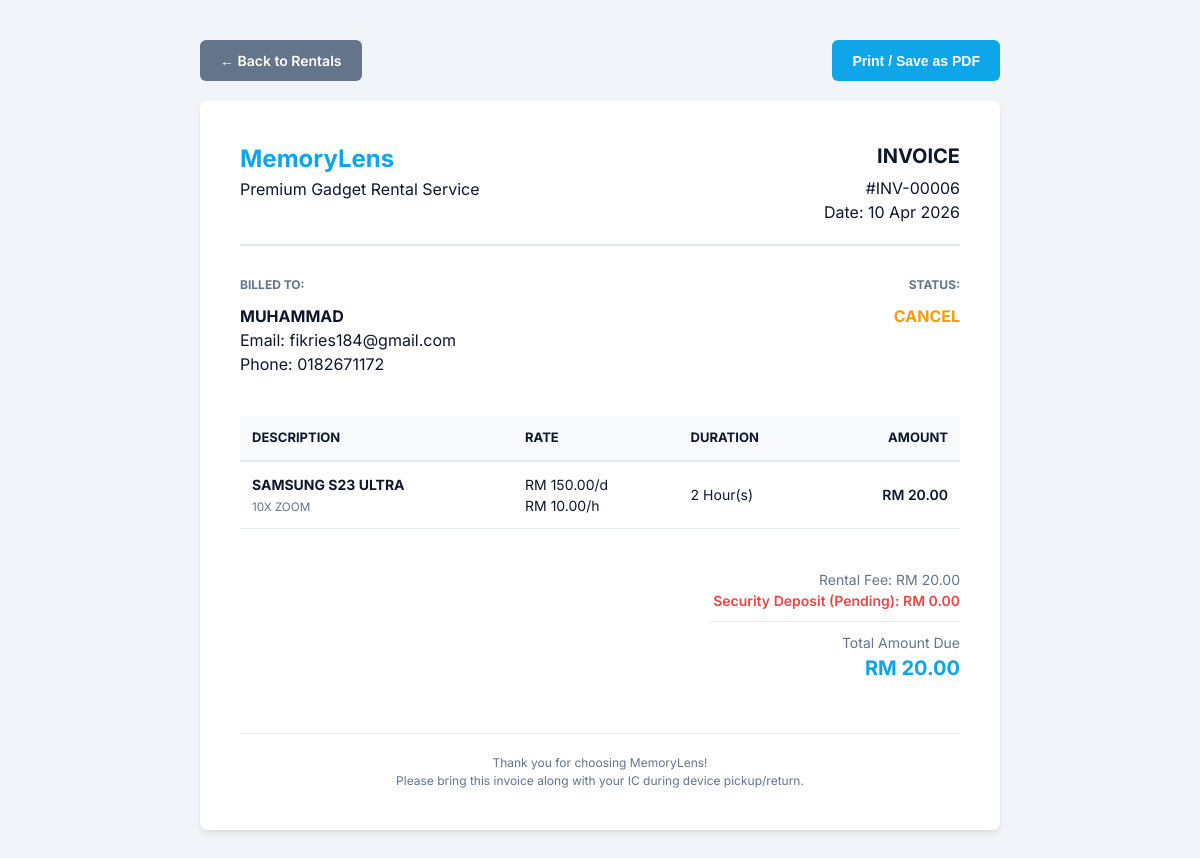
The app's page /USER/generate_invoice.php?booking_id=6 (signed in) with its own data.
### tables this page shows
CREATE TABLE `bookings` (
  `id` int(11) NOT NULL,
  `user_id` int(11) NOT NULL,
  `gadget_id` int(11) NOT NULL,
  `rental_date` date NOT NULL,
  `return_deadline` date NOT NULL,
  `days` int(11) NOT NULL DEFAULT 1,
  `hours` int(11) NOT NULL DEFAULT 0,
  `status` varchar(50) DEFAULT 'pending',
  `total_price` decimal(10,2) DEFAULT NULL,
  `deposit_paid` decimal(10,2) DEFAULT 0.00,
  `deposit_status` varchar(50) DEFAULT 'Pending',
  `late_fee` decimal(10,2) DEFAULT 0.00,
  `refund_amount` decimal(10,2) DEFAULT 0.00
);

CREATE TABLE `users` (
  `id` int(11) NOT NULL,
  `name` varchar(100) NOT NULL,
  `email` varchar(100) NOT NULL,
  `phone` varchar(20) NOT NULL,
  `address` text DEFAULT NULL,
  `password` varchar(255) NOT NULL,
  `role` varchar(50) DEFAULT 'user',
  `created_at` timestamp NOT NULL DEFAULT current_timestamp()
);

CREATE TABLE `register` (
  `id` int(11) NOT NULL,
  `name` varchar(255) NOT NULL,
  `price_day` decimal(10,2) NOT NULL,
  `price_hour` decimal(10,2) DEFAULT 0.00,
  `deposit_price` decimal(10,2) DEFAULT 0.00,
  `image` longtext DEFAULT NULL,
  `description` text DEFAULT NULL,
  `specs` text DEFAULT NULL,
  `stock` int(11) DEFAULT 0,
  `full_name` varchar(255) NOT NULL,
  `phone` varchar(20) NOT NULL,
  `address` text DEFAULT NULL,
  `user_id` int(11) DEFAULT NULL
);

### USER/generate_invoice.php (the view, shortened to what this page needs)
<?php
$host = "localhost";
$user = "root";
$pass = "";
$dbname = "admin";
$conn = new mysqli($host, $user, $pass, $dbname);
$booking_id = isset($_GET['booking_id']) ? intval($_GET['booking_id']) : 0;
$user_id = $_SESSION['user_id'];
$query = "SELECT
    b.*,
    u.name as user_name, u.email as user_email, u.phone as user_phone,
    r.name as gadget_name, r.specs as gadget_specs, r.price_day, r.price_hour
FROM bookings b
JOIN users u ON b.user_id = u.id
JOIN register r ON b.gadget_id = r.id
WHERE b.id = ? AND b.user_id = ?";
$stmt = $conn->prepare($query);
$stmt->bind_param("ii", $booking_id, $user_id);
$stmt->execute();
$result = $stmt->get_result();
$data = $result->fetch_assoc();
?>
<!DOCTYPE html>
<html lang="en">
<head>
</head>
<body>
    <div class="no-print-zone">
        <a href="my_rentals.php" class="btn btn-back">← Back to Rentals</a>
        <button onclick="window.print()" class="btn btn-print">Print / Save as PDF</button>
    </div>
    <div class="invoice-box">
        <div class="header">
            <div class="brand">
                <h1>Memory<span>Lens</span></h1>
                <p>Premium Gadget Rental Service</p>
            </div>
            <div class="invoice-details">
                <h2>Invoice</h2>
                <p>#INV-<?php echo str_pad($data['id'], 5, '0', STR_PAD_LEFT); ?></p>
                <p>Date: <?php echo date('d M Y', strtotime($data['rental_date'])); ?></p>
            </div>
        </div>
        <div class="info-section">
            <div>
                <span class="info-title">Billed To:</span>
                <strong><?php echo htmlspecialchars($data['user_name']); ?></strong><br>
                Email: <?php echo htmlspecialchars($data['user_email']); ?><br>
                Phone: <?php echo htmlspecialchars($data['user_phone']); ?>
            </div>
            <div style="text-align: right;">
                <span class="info-title">Status:</span>
                <strong style="color: <?php echo ($data['status'] == 'Completed') ? '#10b981' : '#f59e0b'; ?>">
                    <?php echo ucfirst($data['status']); ?>
                </strong>
            </div>
        </div>
        <table>
            <thead>
                <tr>
                    <th>Description</th>
                    <th>Rate</th>
                    <th>Duration</th>
                    <th style="text-align: right;">Amount</th>
                </tr>
            </thead>
            <tbody>
                <tr>
                    <td>
                        <strong><?php echo htmlspecialchars($data['gadget_name']); ?></strong><br>
                        <small style="color: var(--text-dim);"><?php echo htmlspecialchars($data['gadget_specs']); ?></small>
                    </td>
                    <td>
                        RM <?php echo number_format($data['price_day'], 2); ?>/d<br>
                        RM <?php echo number_format($data['price_hour'], 2); ?>/h
                    </td>
                    <td>
                        <?php
                        if ($data['hours'] > 0) echo $data['hours'] . " Hour(s)";
                        ?>
                    </td>
                    <td style="text-align: right; font-weight: 600;">
                        RM <?php echo number_format($data['total_price'], 2); ?>
                    </td>
                </tr>
            </tbody>
        </table>
        <div class="total-row">
            <p style="font-size: 14px; color: var(--text-dim);">Rental Fee: RM <?php echo number_format($data['total_price'], 2); ?></p>
            <?php
            $totalDue = $data['total_price'];
            ?>
            <?php if ($data['deposit_status'] == 'Unpaid'): ?>
                <p style="font-size: 14px; color: #ef4444; font-weight: 600;">Security Deposit (Pending): RM <?php echo number_format($data['deposit_paid'], 2); ?></p>
            <?php else: ?>
                <p style="font-size: 14px; color: #10b981;">Security Deposit Paid: RM <?php echo number_format($data['deposit_paid'], 2); ?></p>
            <?php endif; ?>
            <div style="border-top: 1px solid var(--border); margin: 10px 0; width: 250px; margin-left: auto;"></div>
            <p style="font-size: 14px; color: var(--text-dim);">
                <?php echo (strtolower($data['status']) == 'completed') ? 'Amount Paid' : 'Total Amount Due'; ?>
            </p>
            <p class="total-amount">RM <?php echo number_format($totalDue, 2); ?></p>
        </div>
        <div class="footer">
            <p>Thank you for choosing MemoryLens!</p>
            <p>Please bring this invoice along with your IC during device pickup/return.</p>
        </div>
    </div>
</body>
</html>

### USER/generate_invoice.php (style rules this page uses)
:root { --text-main: #0f172a; --text-dim: #64748b; --accent: #0ea5e9; --border: #e2e8f0; }
* { box-sizing: border-box; margin: 0; padding: 0; }
body { font-family: 'Inter', sans-serif; color: var(--text-main); background-color: #f1f5f9; padding: 40px 20px; line-height: 1.5; }
.invoice-box { max-width: 800px; margin: auto; background: #fff; padding: 40px; border-radius: 8px; box-shadow: 0 4px 6px -1px rgba(0, 0, 0, 0.1); }
.header { display: flex; justify-content: space-between; align-items: flex-start; border-bottom: 2px solid var(--border); padding-bottom: 20px; margin-bottom: 30px; }
.brand h1 { color: var(--accent); font-size: 24px; }
.invoice-details { text-align: right; }
.invoice-details h2 { font-size: 20px; text-transform: uppercase; margin-bottom: 5px; }
.info-section { display: grid; grid-template-columns: 1fr 1fr; gap: 40px; margin-bottom: 40px; }
.info-title { font-weight: 700; text-transform: uppercase; font-size: 12px; color: var(--text-dim); margin-bottom: 10px; display: block; }
table { width: 100%; border-collapse: collapse; margin-bottom: 40px; }
th { background: #f8fafc; text-align: left; padding: 12px; border-bottom: 2px solid var(--border); font-size: 13px; text-transform: uppercase; }
td { padding: 12px; border-bottom: 1px solid var(--border); font-size: 14px; }
.total-row { text-align: right; }
.total-amount { font-size: 20px; font-weight: 700; color: var(--accent); }
.footer { margin-top: 50px; text-align: center; font-size: 12px; color: var(--text-dim); border-top: 1px solid var(--border); padding-top: 20px; }
.no-print-zone { max-width: 800px; margin: 0 auto 20px; display: flex; justify-content: space-between; }
.btn { padding: 10px 20px; border-radius: 6px; text-decoration: none; font-weight: 600; font-size: 14px; cursor: pointer; border: none; }
.btn-print { background: var(--accent); color: white; }
.btn-back { background: var(--text-dim); color: white; }

### records on screen
bookings: id "00006", rental_date "10 Apr 2026", user.name "MUHAMMAD", user.email "fikries184@gmail.com", user.phone "0182671172", status "CANCEL", register.name "SAMSUNG S23 ULTRA", register.specs "10X ZOOM", register.price_day "150.00", register.price_hour "10.00", hours "2", total_price "20.00", deposit_paid "0.00"
